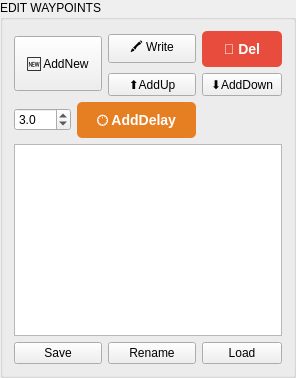
          <widget class="QGroupBox" name="groupBox_4">
           <property name="title">
            <string>EDIT WAYPOINTS</string>
           </property>
           <layout class="QGridLayout" name="gridLayout_7">
            <item row="2" column="0" colspan="2">
             <layout class="QHBoxLayout" name="horizontalLayout_3">
              <item>
               <widget class="QDoubleSpinBox" name="doubleSpinBox">
                <property name="decimals">
                 <number>1</number>
                </property>
                <property name="singleStep">
                 <double>0.100000000000000</double>
                </property>
                <property name="value">
                 <double>3.000000000000000</double>
                </property>
               </widget>
              </item>
              <item>
               <widget class="QPushButton" name="pushButton_add_delay">
                <property name="styleSheet">
                 <string notr="true">QPushButton {
    background-color: #e67e22;
    color: white;
    border: none;
    border-radius: 5px;
    padding: 10px 20px;
    font-size: 14px;
    font-weight: bold;
}

QPushButton:hover {
    background-color: #d35400;
}

QPushButton:pressed {
    background-color: #ba4a00;
}</string>
                </property>
                <property name="text">
                 <string>🕛 AddDelay</string>
                </property>
               </widget>
              </item>
             </layout>
            </item>
            <item row="0" column="2">
             <widget class="QPushButton" name="pushButton_del">
              <property name="styleSheet">
               <string notr="true">QPushButton {
    background-color: #e74c3c;
    color: white;
    border: none;
    border-radius: 5px;
    padding: 10px 20px;
    font-size: 14px;
    font-weight: bold;
}

QPushButton:hover {
    background-color: #c0392b;
}

QPushButton:pressed {
    background-color: #a93226;
}</string>
              </property>
              <property name="text">
               <string>🚮 Del</string>
              </property>
             </widget>
            </item>
            <item row="0" column="0" rowspan="2">
             <widget class="QPushButton" name="pushButton_def">
              <property name="minimumSize">
               <size>
                <width>50</width>
                <height>55</height>
               </size>
              </property>
              <property name="text">
               <string>🆕 AddNew</string>
              </property>
             </widget>
            </item>
            <item row="1" column="1">
             <widget class="QPushButton" name="pushButton_add_forw">
              <property name="text">
               <string>⬆️AddUp</string>
              </property>
             </widget>
            </item>
            <item row="0" column="1">
             <widget class="QPushButton" name="pushButton_write">
              <property name="text">
               <string>🖍️ Write</string>
              </property>
             </widget>
            </item>
            <item row="4" column="0">
             <widget class="QPushButton" name="pushButton_save">
              <property name="text">
               <string>Save</string>
              </property>
             </widget>
            </item>
            <item row="3" column="0" colspan="3">
             <widget class="QListWidget" name="listWidget">
              <property name="minimumSize">
               <size>
                <width>0</width>
                <height>150</height>
               </size>
              </property>
             </widget>
            </item>
            <item row="4" column="1">
             <widget class="QPushButton" name="pushButton_rename">
              <property name="text">
               <string>Rename</string>
              </property>
             </widget>
            </item>
            <item row="4" column="2">
             <widget class="QPushButton" name="pushButton_load">
              <property name="text">
               <string>Load</string>
              </property>
             </widget>
            </item>
            <item row="1" column="2">
             <widget class="QPushButton" name="pushButton_add_back">
              <property name="text">
               <string>⬇AddDown</string>
              </property>
             </widget>
            </item>
           </layout>
          </widget>
